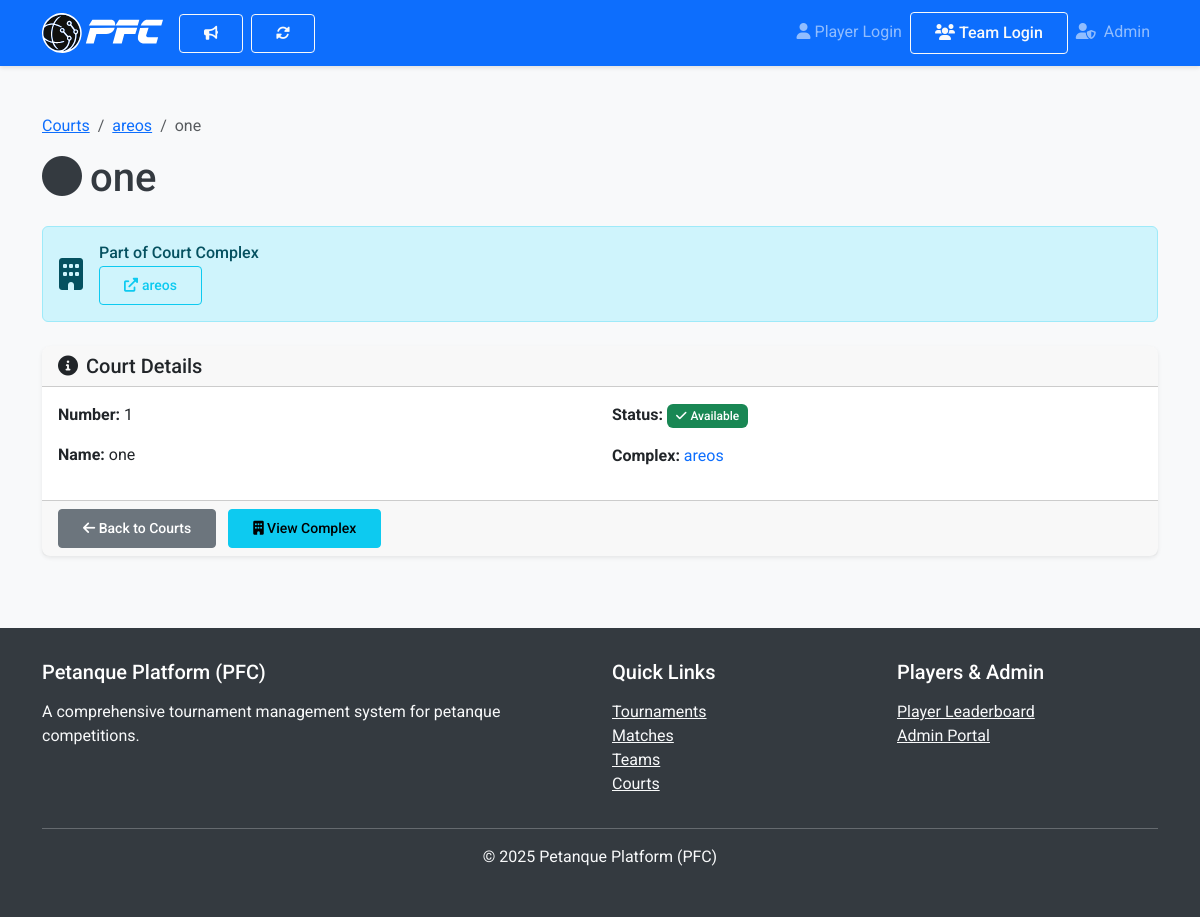
/courts/1/, run on the app's committed database.
### courts/models.py (models this page shows, shortened)
class CourtComplex(models.Model):
    name = models.CharField(max_length=200, help_text="Name of the court complex")
    description = models.TextField(help_text="Detailed description of the complex")
    courts = models.ManyToManyField(
        'Court',
        blank=True,
        help_text="Courts assigned to this complex"
    )
    distance_to_toilet = models.IntegerField(
        help_text="Distance to nearest toilet in meters",
        null=True, blank=True
    )
    distance_to_water_hose = models.IntegerField(
        help_text="Distance to water hose in meters",
        null=True, blank=True
    )
    has_shadow_daytime = models.BooleanField(
        default=False,
        help_text="Whether the complex has natural shade during daytime"
    )
    has_night_lighting = models.BooleanField(
        default=False,
        help_text="Whether the complex has lighting for night play"
    )
    public_accessibility = models.IntegerField(
        choices=[(i, f"{i} star{'s' if i != 1 else ''}") for i in range(1, 6)],
        default=3,
        help_text="Public accessibility rating (1-5 scale)"
    )
    google_maps_url = models.URLField(blank=True, help_text="Google Maps link")
    public_hours = models.TextField(
        blank=True,
        help_text="Public access hours (e.g., 'Mon-Fri: 09:00-22:00')"
    )
    created_at = models.DateTimeField(auto_now_add=True)
    updated_at = models.DateTimeField(auto_now=True)
    class Meta:
        ordering = ['name']

class Court(models.Model):
    number = models.IntegerField(unique=True)
    name = models.CharField(max_length=100, blank=True, help_text="Optional name for the court (e.g., Main Court)")
    location_description = models.TextField(blank=True, help_text="Description of the court's location")
    is_available = models.BooleanField(default=True, help_text="If True, court is available for use. If False, court is occupied by a match")
    def __str__(self):
        return self.name if self.name else f"Court {self.number}"
    class Meta:
        ordering = ['number'] # Corrected syntax

### courts/views.py (the view)
# urls.py: path('<int:court_id>/', views.court_detail, name='court_detail'),
def court_detail(request, court_id):
    court = get_object_or_404(Court, id=court_id)
    court_complex = get_court_complex_for_court(court)
    return render(request, 'courts/court_detail.html', {
        'court': court,
        'court_complex': court_complex,
    })

### courts/utils.py (called while the page is built)
def get_court_complex_for_court(court):
    try:
        return CourtComplex.objects.filter(courts=court).first()
    except:
        return None

### pfc_core/context_processors.py (called while the page is built)
def auth_context(request):
    codename_context = SessionManager.get_session_context(request)
    team_context = TeamSessionManager.get_team_session_data(request)
    return {
        **codename_context,
        'team_session': team_context
    }

### pfc_core/session_utils.py (called while the page is built)
    @staticmethod
    def get_logged_in_codename(request):
        if request.session.get('session_active'):
            return request.session.get('player_codename')
        return None

    @staticmethod
    def is_logged_in(request):
        return bool(request.session.get('session_active') and
                   request.session.get('player_codename'))

    @staticmethod
    def get_logged_in_pin(request):
        if request.session.get('team_session_active'):
            return request.session.get('team_pin')
        return None

    @staticmethod
    def is_team_logged_in(request):
        return bool(request.session.get('team_session_active') and
                   request.session.get('team_pin'))

### pfc_core/team_session_utils.py (called while the page is built)
    @classmethod
    def get_team_pin(cls, request):
        return request.session.get(cls.SESSION_KEY)

    @classmethod
    def get_team_name(cls, request):
        return request.session.get(cls.TEAM_NAME_KEY)

    @classmethod
    def is_team_logged_in(cls, request):
        return cls.SESSION_KEY in request.session

    @classmethod
    def get_remember_preference(cls, request):
        return request.session.get(cls.REMEMBER_KEY, False)

    @classmethod
    def get_team_session_data(cls, request):
        return {
            'team_pin': cls.get_team_pin(request),
            'team_name': cls.get_team_name(request),
            'is_logged_in': cls.is_team_logged_in(request),
            'remember_me': cls.get_remember_preference(request)
        }

### templates/courts/court_detail.html (shortened to what this page needs)
{% extends 'base.html' %}
{% block content %}
<div class="container mt-4">
    <div class="row">
        <div class="col-12">
            <nav aria-label="breadcrumb">
                <ol class="breadcrumb">
                    <li class="breadcrumb-item"><a href="{% url 'court_list' %}">Courts</a></li>
                    {% if court_complex %}
                        <li class="breadcrumb-item"><a href="{% url 'court_complex_detail' court_complex.id %}">{{ court_complex.name }}</a></li>
                    {% endif %}
                    <li class="breadcrumb-item active">{{ court }}</li>
                </ol>
            </nav>
            <h1 class="mb-4">
                <i class="fas fa-circle me-2"></i>{{ court }}
            </h1>
            {% if court_complex %}
            <div class="alert alert-info mb-4">
                <div class="d-flex align-items-center">
                    <i class="fas fa-building fa-2x me-3"></i>
                    <div>
                        <h6 class="mb-1">Part of Court Complex</h6>
                        <a href="{% url 'court_complex_detail' court_complex.id %}" class="btn btn-outline-info btn-sm">
                            <i class="fas fa-external-link-alt me-1"></i>{{ court_complex.name }}
                        </a>
                    </div>
                </div>
            </div>
            {% endif %}
            <div class="card">
                <div class="card-header">
                    <h5 class="mb-0"><i class="fas fa-info-circle me-2"></i>Court Details</h5>
                </div>
                <div class="card-body">
                    <div class="row">
                        <div class="col-md-6">
                            <p><strong>Number:</strong> {{ court.number }}</p>
                            {% if court.name %}
                                <p><strong>Name:</strong> {{ court.name }}</p>
                            {% endif %}
                        </div>
                        <div class="col-md-6">
                            <p><strong>Status:</strong>
                                {% if court.is_active %}
                                    <span class="badge bg-warning text-dark">
                                        <i class="fas fa-play me-1"></i>Currently in use
                                    </span>
                                {% else %}
                                    <span class="badge bg-success">
                                        <i class="fas fa-check me-1"></i>Available
                                    </span>
                                {% endif %}
                            </p>
                            {% if court_complex %}
                                <p><strong>Complex:</strong>
                                    <a href="{% url 'court_complex_detail' court_complex.id %}" class="text-decoration-none">
                                        {{ court_complex.name }}
                                    </a>
                                </p>
                            {% else %}
                                <p><strong>Complex:</strong>
                                    <span class="text-muted">Not assigned to any complex</span>
                                </p>
                            {% endif %}
                        </div>
                    </div>
                </div>
                <div class="card-footer">
                    <a href="{% url 'court_list' %}" class="btn btn-secondary btn-sm">
                        <i class="fas fa-arrow-left"></i> Back to Courts
                    </a>
                    {% if court_complex %}
                        <a href="{% url 'court_complex_detail' court_complex.id %}" class="btn btn-info btn-sm ms-2">
                            <i class="fas fa-building"></i> View Complex
                        </a>
                    {% endif %}
                </div>
            </div>
        </div>
    </div>
</div>
{% endblock %}

### static/css/styles.css (style rules this page uses)
body { font-family: 'Roboto', sans-serif; background-color: #f8f9fa; color: #343a40; }
.card { border-radius: 0.5rem; border: none; box-shadow: 0 0.125rem 0.25rem rgba(0,0,0,0.075); transition: all 0.3s ease; }
.card-header { border-top-left-radius: 0.5rem !important; border-top-right-radius: 0.5rem !important; font-weight: 500; }
.btn { border-radius: 0.25rem; padding: 0.5rem 1.5rem; font-weight: 500; transition: all 0.2s ease; }
.badge { padding: 0.5em 0.75em; font-weight: 500; }

### data on the page
CourtComplex: name "areos"
Court: name "one", number "1"
